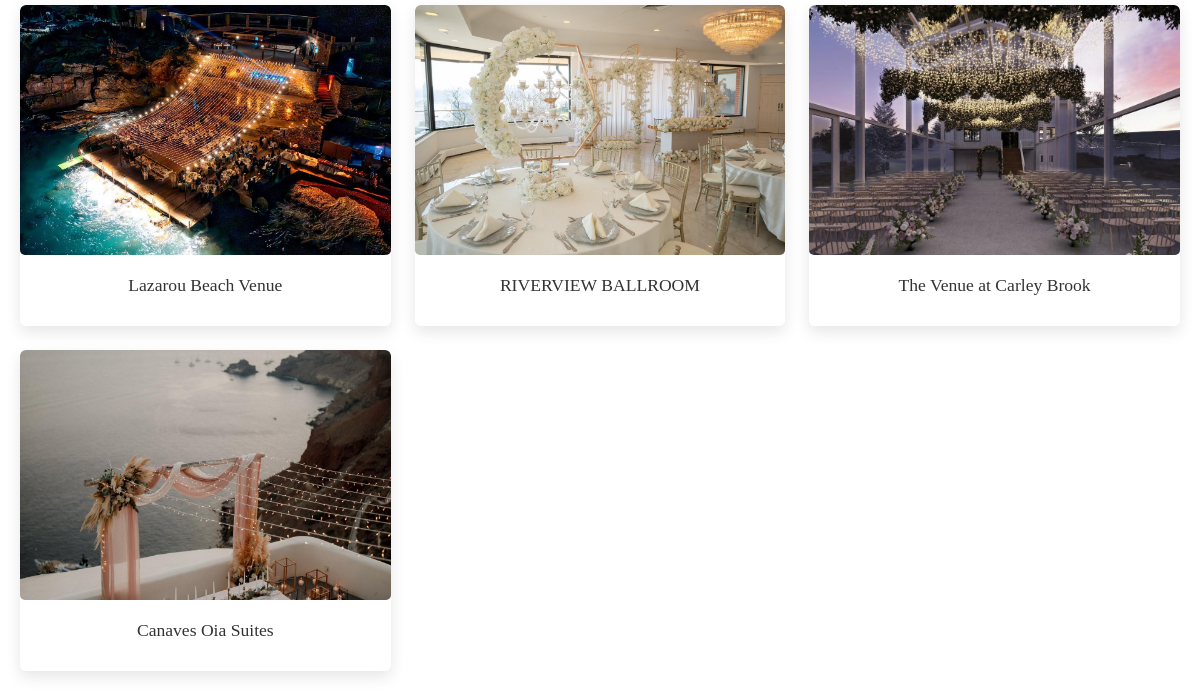
Page /destination_wedding (lower part) on the earlier database version.
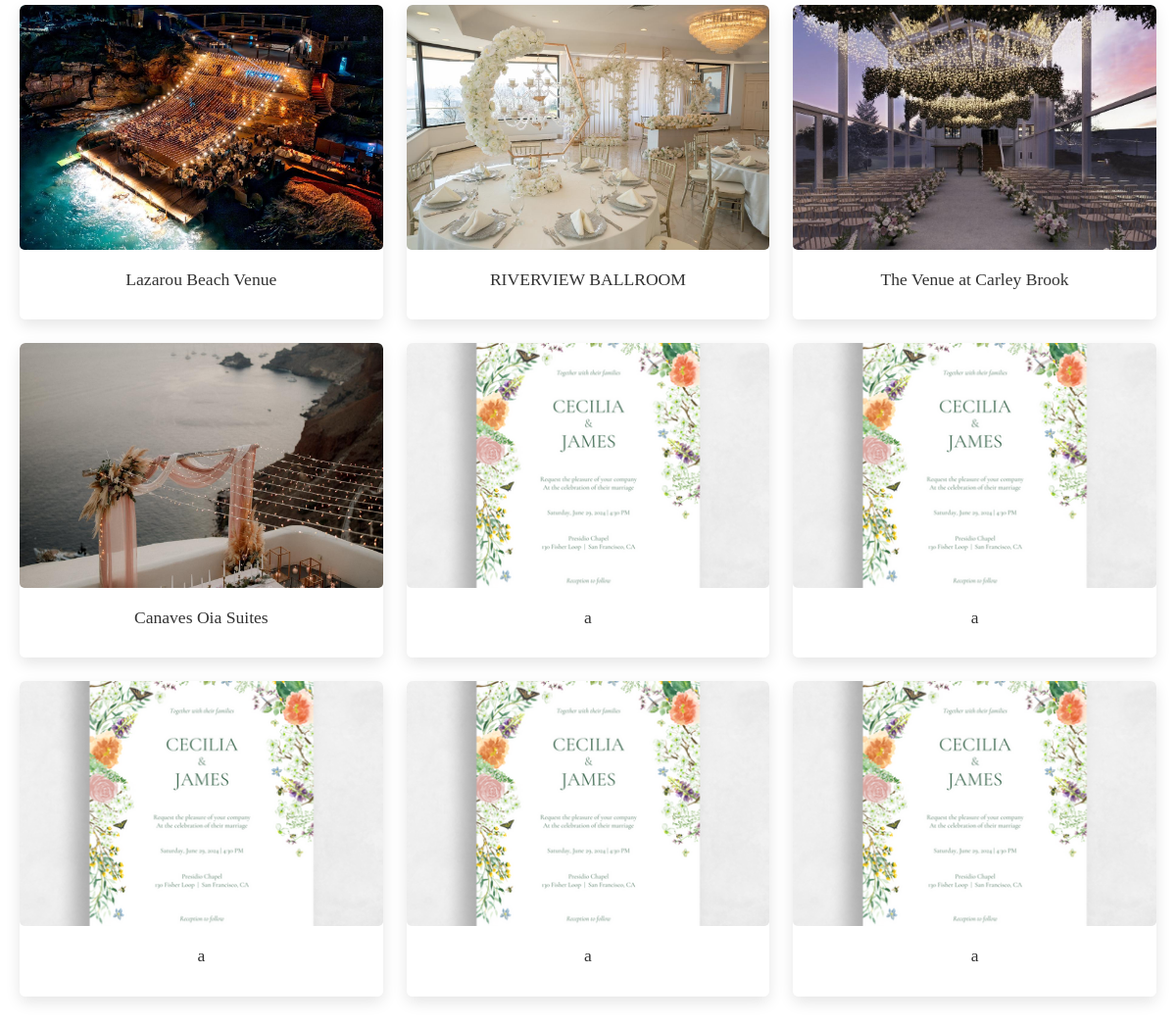
Same page on the later database version.
### app/models.py (models this page shows, shortened)
class DestinationWedding(models.Model):
    name = models.CharField(max_length=255)
    about = models.TextField()
    img = models.FileField()
    location = models.CharField(max_length=255)
    package_price = models.DecimalField(max_digits=10, decimal_places=2)

### app/views.py (the view)
# urls.py: path('destination_wedding',views.destination_wedding),
def destination_wedding(request):
        weddings = DestinationWedding.objects.all()
        return render(request, 'user/destination_wedding.html', {'weddings': weddings})

### templates/user/destination_wedding.html (shortened to what this page needs)
<!DOCTYPE html>
<html lang="en">
<head>
    {% load static %}
    <link rel="stylesheet" href="{% static '/css/login.css' %}">
    <link href="https://cdn.jsdelivr.net/npm/bootstrap@5.3.3/dist/css/bootstrap.min.css" rel="stylesheet">
</head>
<body>
    <div class="container custom-container">
        <h1 class="text-center mb-4">Destination Wedding</h1><br>
        <div class="row">
            {% for wedding in weddings %}
                <div class="col-6 col-sm-6 col-md-4 col-lg-4 mb-4">
                    <div class="card custom-card">
                        {% if wedding.img %}
                            <a href="view_des_wed/{{ wedding.pk }}">
                                <img class="card-img-top img-fluid" src="{{ wedding.img.url }}" alt="{{ wedding.name }}">
                            </a>
                        {% endif %}
                        <div class="card-body">
                            <h5 class="card-title">{{ wedding.name }}</h5>
                        </div>
                    </div>
                </div>
            {% endfor %}
        </div>
    </div>
</body>
</html>

Differences in the rows shown:
added DestinationWedding: img (picture), name "a"
added DestinationWedding: img (picture), name "a"
added DestinationWedding: img (picture), name "a"
added DestinationWedding: img (picture), name "a"
added DestinationWedding: img (picture), name "a"
